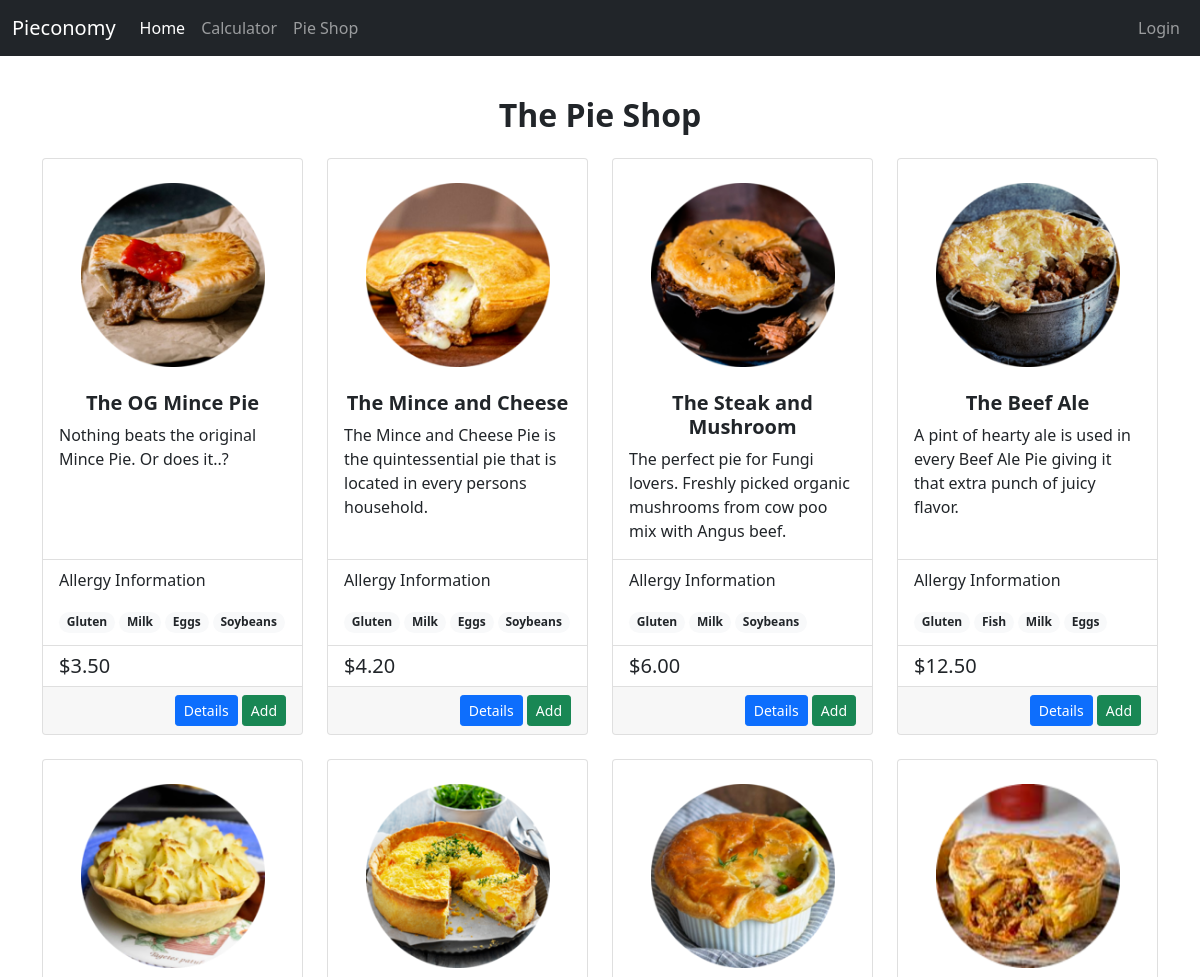
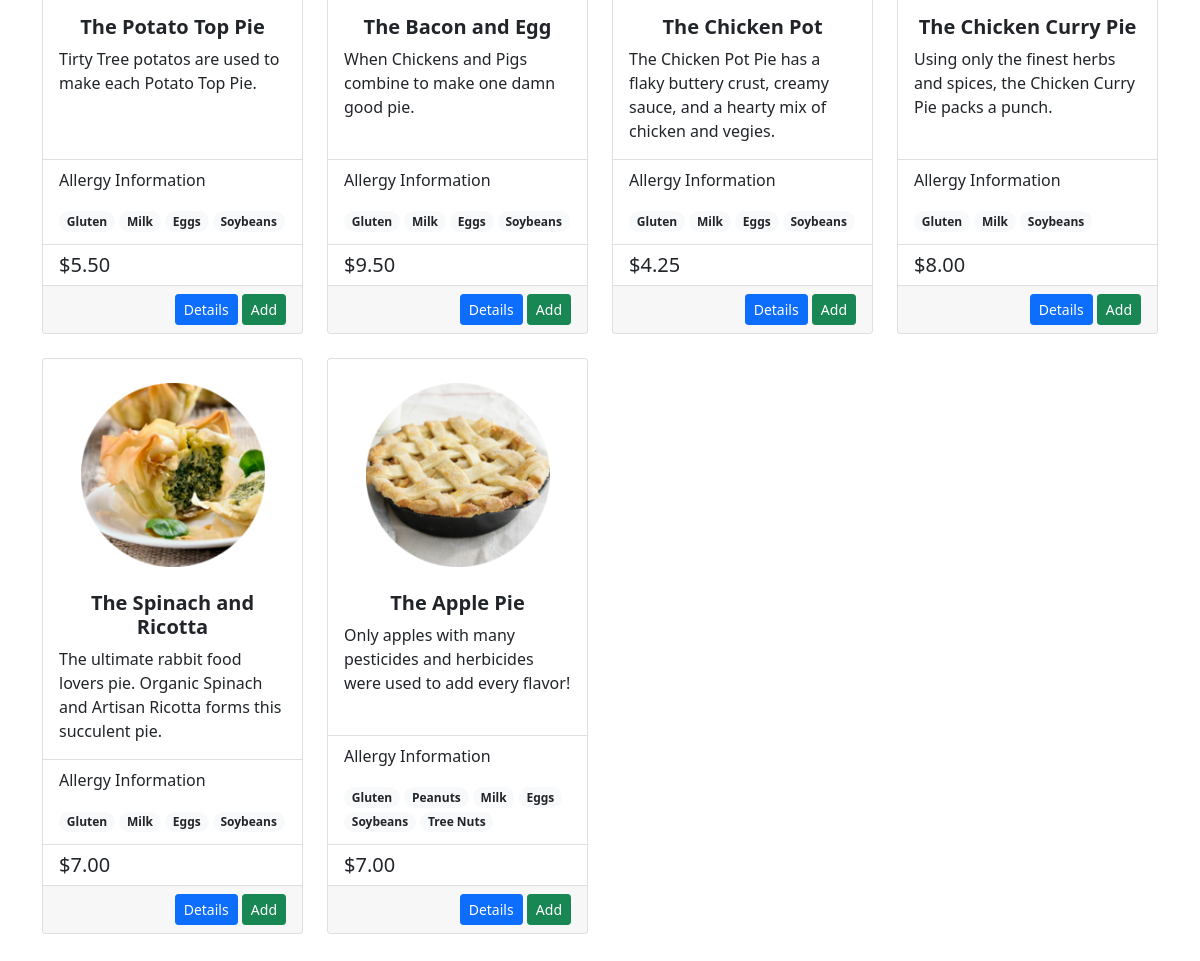
Page /shop on the committed database (2 pictures, top to bottom).
### main/models.py (models this page shows, shortened)
class PieList(models.Model):
    name = models.TextField()
    cost = models.DecimalField(decimal_places=2, max_digits=5)
    to_json: models.JSONField()
    image_url = models.ImageField()
    image_alt_text = models.TextField()
    heading_text = models.TextField(max_length=50)
    blurb_text = models.TextField(max_length=100)
    button_text = models.TextField(max_length=20)
    button_link = models.TextField()
    show_in_shop = models.BooleanField(default=True)
    heading_text_style = models.TextField(default='text-dark')
    blurb_text_style = models.TextField(default='text-dark')
    button_style = models.TextField(default='btn-primary')
    allergens = models.ManyToManyField(Allergens)
    sort_order = models.IntegerField(default=1)
    ingredients = models.TextField()

class Allergens(models.Model):
    name = models.TextField()
    colour = models.ForeignKey(BootstrapColours, on_delete=models.RESTRICT)

### main/views.py (the view)
# urls.py: path('shop', views.ShopListView.as_view(), name='shop'),
class ShopListView(ListView):
    model = PieList
    template_name = 'main/shop.html'
    context_object_name = 'pies'
    def get_context_data(self, **kwargs):
        context = super().get_context_data(**kwargs)
        user_order = Orders.objects.filter(is_ordered=False, user_id=self.request.user.id).first()
        if user_order:
            context['order_items'] = OrderItems.objects.filter(order_id=user_order.id)
        else:
            context['order_items'] = None
        return context

### main/models.py (called while the page is built)
    def __str__(self):
        return self.name

### templates/main/shop.html (shortened to what this page needs)
{% extends 'base.html' %}
{% block body %}
    <section class="{% if order_items %}container {% else %}container{% endif %} mt-5">
        <section class="row g-0">
            <section class="col">
                <h2 class="pb-3 text-center fw-bold">The Pie Shop</h2>
                <div class="row row-cols-1 row-cols-md-4 g-4">
                    {% for pie in pies|dictsort:'sort_order' %}
                        {% if pie.show_in_shop %}
                            <div class="col">
                                <div class="card h-100">
                                    <img src="media\{{ pie.image_url }}"
                                         class="card-img-top pt-4 p-2 align-self-center "
                                         alt="{{ pie.image_alt_text }}" style="max-width: 200px;">
                                    <div class="card-body">
                                        <h5 class="card-title text-center fw-bold {{ pie.heading_text_style }}">{{ pie.heading_text }}</h5>
                                        <p class="card-text {{ pie.blurb_text_style }}">{{ pie.blurb_text }}</p>
                                    </div>
                                    <ul class="list-group list-group-flush">
                                        <li class="list-group-item">
                                            <header class="">
                                                <p class="">Allergy Information</p>
                                            </header>
                                            <section class="pb-1">
                                                {% for allergy in pie.allergens.all %}
                                                    <span class="badge rounded-pill bg-{{ allergy.colour }}">{{ allergy.name }}</span>
                                                {% endfor %}
                                            </section>
                                        </li>
                                        <li class="list-group-item">
                                            <div class="h5 mb-0">${{ pie.cost }}</div>
                                        </li>
                                    </ul>
                                    <div class="card-footer text-end">
                                        <a class="btn btn-sm {{ pie.button_style }}"
                                           href="item-detail/{{ pie.id }}">Details</a>
                                        <a class="btn btn-sm btn-success" href="{% url 'item-add' pie.id %}">Add</a>
                                    </div>
                                </div>
                            </div>
                        {% endif %}
                    {% endfor %}
                </div>
            </section>
        </section>
    </section>
{% endblock %}

### templates/base.html (shortened to what this page needs)
{% load static %}
{% load shopping_cart %}
<!DOCTYPE html>
<html lang="en">
<head>
    <link rel="stylesheet" href="{% static 'css/carousel.css' %}">
    <link href="https://cdn.jsdelivr.net/npm/bootstrap@5.1.3/dist/css/bootstrap.min.css" rel="stylesheet"
>
</head>
<body>
<header>
    <nav class="navbar navbar-expand-md navbar-dark fixed-top bg-dark">
        <div class="container-fluid">
            <a class="navbar-brand" href="#">Pieconomy</a>
            <div class="collapse navbar-collapse" id="navbarCollapse">
                <ul class="navbar-nav me-auto mb-2 mb-md-0">
                    <li class="nav-item">
                        <a class="nav-link active" aria-current="page" href="{% url 'home' %}">Home</a>
                    </li>
                    <li class="nav-item">
                        <a class="nav-link" href="{% url 'calculator' %}">Calculator</a>
                    </li>
                    <li class="nav-item">
                        <a class="nav-link" href="{% url 'shop' %}">Pie Shop</a>
                    </li>
                </ul>
                <ul class="navbar-nav">
                    {% if user.is_authenticated %}
                        <li class="nav-item">
                            <a class="nav-link position-relative" href="{% url 'orders' %}" role="button">
                                <span class="material-icons">shopping_cart
                                </span>
                                <span class="position-absolute top-50 start-50 badge rounded-pill bg-danger">{% cart_count user.id %}</span>
                            </a>
                        </li>
                        <li class="nav-item dropdown dropstart">
                            <a class="nav-link" href="#" id="navbarDarkDropdownMenuLink" role="button"
                               data-bs-toggle="dropdown" aria-expanded="false">
                                <span class="material-icons">person</span>
                            </a>
                            <ul class="dropdown-menu dropdown-menu-dark" aria-labelledby="navbarDarkDropdownMenuLink">
                                <li><a class="dropdown-item" href="{% url 'user-profile' %}">Profile</a></li>
                                <li><a class="dropdown-item" href="{% url 'orders' %}">Orders</a></li>
                                <li><a class="dropdown-item" href="{% url 'logout' %}">Log out</a></li>
                            </ul>
                            {% else %}
                        <li class="nav-item">
                            <a href="{% url 'login' %}" class="nav-link">Login</a>
                        </li>
                    {% endif %}
                </ul>
            </div>
        </div>
    </nav>
</header>
{% block body %}{% endblock %}
</body>
</html>

### main/static/css/carousel.css (style rules this page uses)
body { padding-top: 3rem; padding-bottom: 3rem; color: #5a5a5a; }

### rows in the picture
PieList: image_url (picture), heading_text "The OG Mince Pie", blurb_text "Nothing beats the original Mince Pie. Or does it..?", cost "3.50"
Allergens: name "Gluten"
Allergens: name "Milk"
Allergens: name "Eggs"
Allergens: name "Soybeans"
PieList: image_url (picture), heading_text "The Mince and Cheese", blurb_text "The Mince and Cheese Pie is the quintessential pie that is located in every persons household.", cost "4.20"
PieList: image_url (picture), heading_text "The Steak and Mushroom", blurb_text "The perfect pie for Fungi lovers. Freshly picked organic mushrooms from cow poo mix with Angus beef.", cost "6.00"
PieList: image_url (picture), heading_text "The Beef Ale", blurb_text "A pint of hearty ale is used in every Beef Ale Pie giving it that extra punch of juicy flavor.", cost "12.50"
Allergens: name "Fish"
PieList: image_url (picture), heading_text "The Potato Top Pie", blurb_text "Tirty Tree potatos are used to make each Potato Top Pie.", cost "5.50"
PieList: image_url (picture), heading_text "The Bacon and Egg", blurb_text "When Chickens and Pigs combine to make one damn good pie.", cost "9.50"
PieList: image_url (picture), heading_text "The Chicken Pot", blurb_text "The Chicken Pot Pie has a flaky buttery crust, creamy sauce, and a hearty mix of chicken and vegies.", cost "4.25"
PieList: image_url (picture), heading_text "The Chicken Curry Pie", blurb_text "Using only the finest herbs and spices, the Chicken Curry Pie packs a punch.", cost "8.00"
PieList: image_url (picture), heading_text "The Spinach and Ricotta", blurb_text "The ultimate rabbit food lovers pie. Organic Spinach and Artisan Ricotta forms this succulent pie.", cost "7.00"
PieList: image_url (picture), heading_text "The Apple Pie", blurb_text "Only apples with many pesticides and herbicides were used to add every flavor!", cost "7.00"
Allergens: name "Peanuts"
Allergens: name "Tree Nuts"
